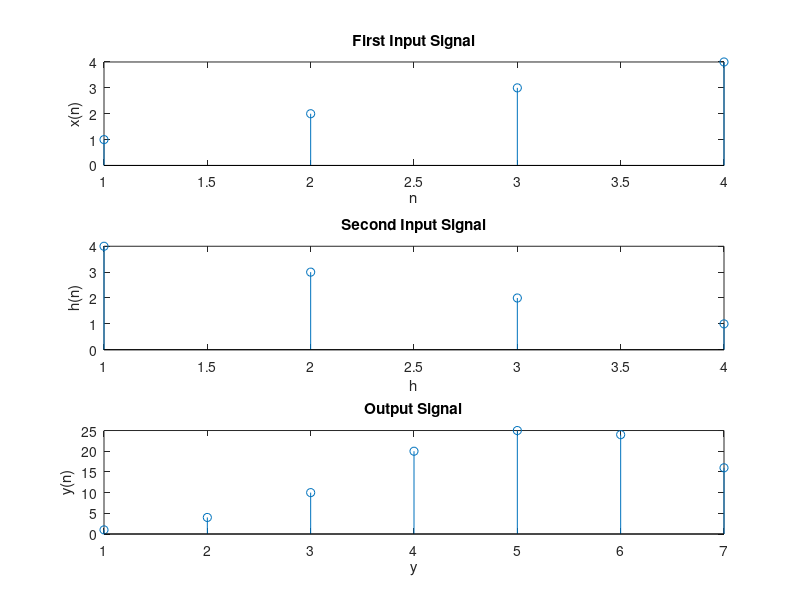

Reproduce this figure in MATLAB.
%Cross correlation

%first input signal
x=[1 2 3 4];
%nx=0:1:5;
subplot(3,1,1);
stem(x);
xlabel('n');
ylabel('x(n)');
title('First Input Signal');

%second input signal
h=[4 3 2 1];
%nh=0:1:5;
subplot(3,1,2);
stem(h);
xlabel('h');
ylabel('h(n)');
title('Second Input Signal');


%cross correlation function
%ouput=[1 4 10 20 25 24 16]
%n=0:1:(length(x)+(length(h)-2));
c=xcorr(x,h);
subplot(3,1,3);
stem(c);
xlabel('y');
ylabel('y(n)');
title('Output Signal');



